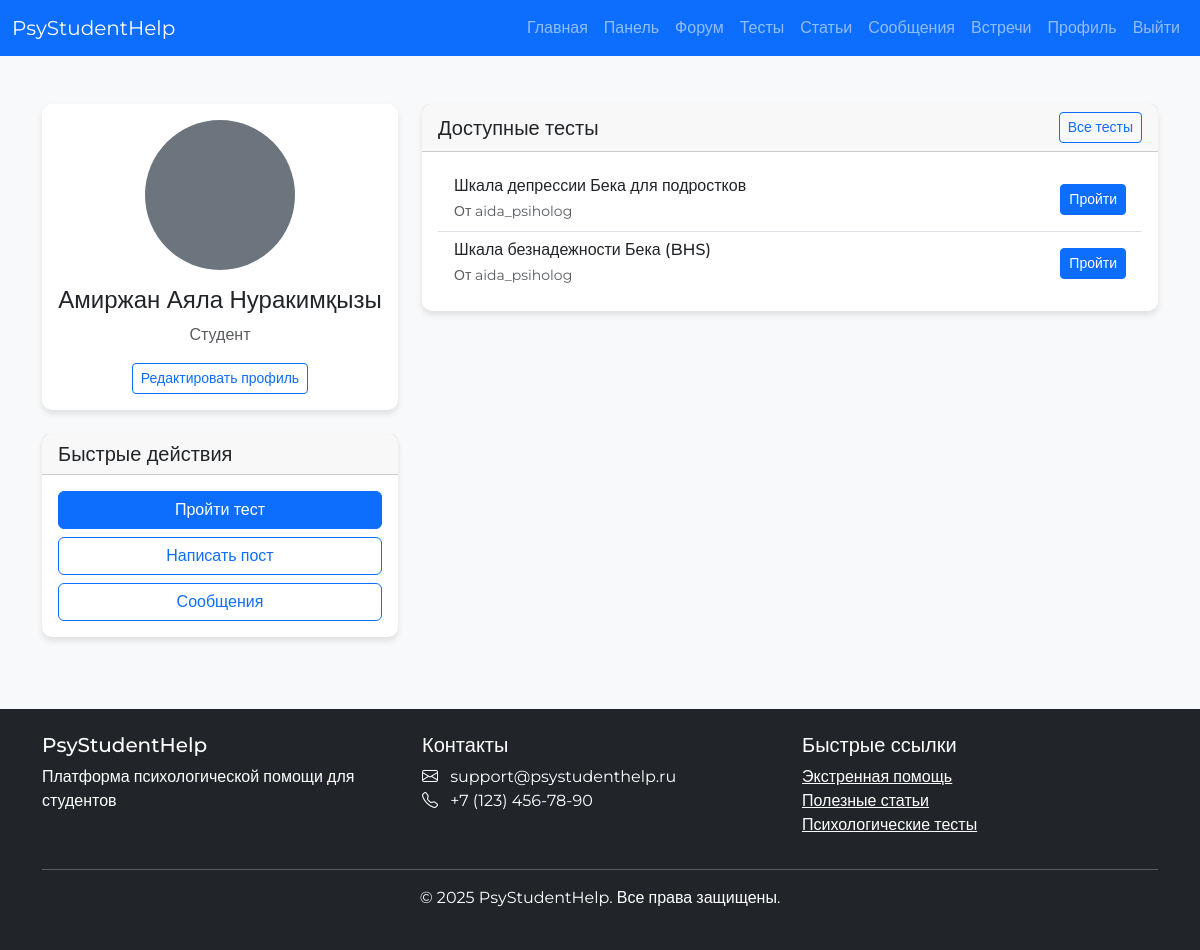
The app's page /dashboard (signed in) with its own data.
### models.py (models this page shows)
class User(db.Model):
    __tablename__ = 'user'
    id = db.Column(db.Integer, primary_key=True)
    username = db.Column(db.String(80), unique=True, nullable=False)      # уникальный логин
    email = db.Column(db.String(120), unique=True, nullable=False, index=True)  # СНОВА уникальный email
    password = db.Column(db.String(200), nullable=False)
    role = db.Column(db.String(20), nullable=False)  # student | psychologist | admin | superadmin
    full_name = db.Column(db.String(100))
    bio = db.Column(db.Text)
    profile_pic = db.Column(db.String(100))
    created_at = db.Column(db.DateTime, default=datetime.utcnow)
    group_id = db.Column(db.Integer, db.ForeignKey('groups.id'))
    comments = db.relationship('Comment', backref='author', lazy=True)
    tests = db.relationship('Test', backref='creator', lazy=True)
    test_results = db.relationship('TestResult', backref='user', lazy=True)
    messages_sent = db.relationship('Message', foreign_keys='Message.sender_id', backref='sender', lazy=True)
    messages_received = db.relationship('Message', foreign_keys='Message.recipient_id', backref='recipient', lazy=True)
    reports = db.relationship('StudentReport', foreign_keys='StudentReport.student_id', backref='student', lazy=True)
    appointments = db.relationship('Appointment', foreign_keys='Appointment.student_id', backref='student', lazy=True)
    psychologist_appointments = db.relationship('Appointment', foreign_keys='Appointment.psychologist_id', backref='psychologist', lazy=True)
    meeting_protocols = db.relationship('MeetingProtocol', foreign_keys='MeetingProtocol.student_id', backref='student', lazy=True)
    psychologist_protocols = db.relationship('MeetingProtocol', foreign_keys='MeetingProtocol.psychologist_id', backref='psychologist', lazy=True)

class Test(db.Model):
    __tablename__ = 'test'
    id = db.Column(db.Integer, primary_key=True)
    title = db.Column(db.String(200), nullable=False)
    description = db.Column(db.Text)
    user_id = db.Column(db.Integer, db.ForeignKey('user.id'), nullable=False)
    created_at = db.Column(db.DateTime, default=datetime.utcnow)
    is_active = db.Column(db.Boolean, default=True)
    questions = db.relationship('Question', backref='test', lazy=True, cascade='all, delete-orphan')
    results = db.relationship('TestResult', backref='test', lazy=True, cascade='all, delete-orphan')
    interpretations = db.relationship('TestInterpretation', backref='test', lazy=True, cascade='all, delete-orphan', order_by='TestInterpretation.min_score')

### main.py (the view)
@app.route('/dashboard')
def dashboard():
    if 'user_id' not in session:
        return redirect(url_for('login'))
    user = User.query.get(session['user_id'])
    if user.role == 'psychologist':
        tests = Test.query.filter_by(user_id=user.id).order_by(Test.created_at.desc()).limit(5).all()
        posts = Post.query.filter_by(user_id=user.id).order_by(Post.created_at.desc()).limit(5).all()
        unread_messages = Message.query.filter_by(recipient_id=user.id, is_read=False).count()
        students_count = User.query.filter_by(role='student').count()
        pending_appointments = Appointment.query.filter_by(psychologist_id=user.id, status='pending').count()
        upcoming_meetings = Meeting.query.filter_by(psychologist_id=user.id, status='planned').order_by(Meeting.scheduled_at.asc()).limit(5).all()
        past_meetings = Meeting.query.filter_by(psychologist_id=user.id, status='completed').order_by(Meeting.scheduled_at.desc()).limit(5).all()
        return render_template('psychologist_dashboard.html', user=user, tests=tests, posts=posts,
                               unread_messages=unread_messages, students_count=students_count,
                               pending_appointments=pending_appointments,
                               upcoming_meetings=upcoming_meetings, past_meetings=past_meetings)
    else:
        available_tests = Test.query.filter_by(is_active=True).order_by(func.random()).limit(3).all()
        recent_results = TestResult.query.filter_by(user_id=user.id).order_by(TestResult.created_at.desc()).limit(3).all()
        unread_messages = Message.query.filter_by(recipient_id=user.id, is_read=False).count()
        upcoming_appointments = Appointment.query.filter_by(student_id=user.id, status='confirmed').order_by(Appointment.appointment_date.asc()).limit(3).all()
        return render_template('student_dashboard.html', user=user, available_tests=available_tests,
                               recent_results=recent_results, unread_messages=unread_messages,
                               upcoming_appointments=upcoming_appointments)

### admin.py (called while the page is built)
@admin_bp.before_app_request
def _bootstrap_superadmin_once():
    flag = "SUPERADMIN_BOOTSTRAPPED"
    if not current_app.config.get(flag):
        try:
            ensure_initial_superadmin()
        finally:
            current_app.config[flag] = True

### main.py (called while the page is built)
def is_psychologist():
    return 'user_id' in session and User.query.get(session['user_id']).role == 'psychologist'

def get_current_user():
    if 'user_id' in session:
        return User.query.get(session['user_id'])
    return None

### templates/student_dashboard.html (shortened to what this page needs)
{% extends "base.html" %}
{% block content %}
<div class="row">
    <div class="col-md-4">
        <div class="card mb-4">
            <div class="card-body text-center">
                {% if user.profile_pic %}
                    <img src="{{ url_for('static', filename='uploads/' + user.profile_pic) }}" class="rounded-circle mb-3" width="150" height="150">
                {% else %}
                    <div class="rounded-circle bg-secondary mb-3 mx-auto" style="width: 150px; height: 150px;"></div>
                {% endif %}
                <h4>{{ user.full_name if user.full_name else user.username }}</h4>
                <p class="text-muted">Студент</p>
                <a href="{{ url_for('edit_profile') }}" class="btn btn-outline-primary btn-sm">Редактировать профиль</a>
            </div>
        </div>
        <div class="card mb-4">
            <div class="card-header">
                <h5 class="mb-0">Быстрые действия</h5>
            </div>
            <div class="card-body">
                <a href="{{ url_for('tests') }}" class="btn btn-primary w-100 mb-2">Пройти тест</a>
                <a href="{{ url_for('create_post') }}" class="btn btn-outline-primary w-100 mb-2">Написать пост</a>
                <a href="{{ url_for('messages') }}" class="btn btn-outline-primary w-100">
                    Сообщения
                </a>
            </div>
        </div>
    </div>
    <div class="col-md-8">
        <div class="card mb-4">
            <div class="card-header d-flex justify-content-between align-items-center">
                <h5 class="mb-0">Доступные тесты</h5>
                <a href="{{ url_for('tests') }}" class="btn btn-sm btn-outline-primary">Все тесты</a>
            </div>
            <div class="card-body">
                {% if available_tests %}
                    <div class="list-group">
                        {% for test in available_tests %}
                        <div class="list-group-item">
                            <div class="d-flex justify-content-between align-items-center">
                                <div>
                                    <h6 class="mb-1">{{ test.title }}</h6>
                                    <small class="text-muted">От {{ test.creator.username }}</small>
                                </div>
                                <a href="{{ url_for('take_test', test_id=test.id) }}" class="btn btn-sm btn-primary">Пройти</a>
                            </div>
                        </div>
                        {% endfor %}
                    </div>
                {% else %}
                    <p class="text-muted">Нет доступных тестов.</p>
                {% endif %}
            </div>
        </div>
        </div>
    </div>
{% endblock %}

### static/css/style.css (style rules this page uses)
body { font-family: 'Montserrat', sans-serif; background-color: #f8f9fa; }
.card { border: none; border-radius: 10px; box-shadow: 0 4px 6px rgba(0, 0, 0, 0.1); transition: transform 0.3s ease, box-shadow 0.3s ease; }
.list-group-item { border-left: none; border-right: none; }
.list-group-item:first-child { border-top: none; }
.list-group-item:last-child { border-bottom: none; }

### records on screen
User: full_name "Амиржан Аяла Нуракимқызы"
Test: title "Шкала депрессии Бека для подростков", creator.username "aida_psiholog"
Test: title "Шкала безнадежности Бека (BHS)", creator.username "aida_psiholog"
